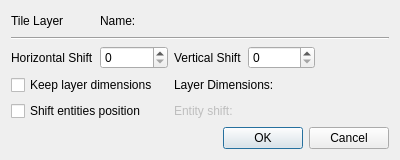
<?xml version="1.0" encoding="UTF-8"?>
<ui version="4.0">
 <class>SceneLayerShift</class>
 <widget class="QDialog" name="SceneLayerShift">
  <property name="geometry">
   <rect>
    <x>0</x>
    <y>0</y>
    <width>400</width>
    <height>160</height>
   </rect>
  </property>
  <property name="windowTitle">
   <string>Dialog</string>
  </property>
  <layout class="QGridLayout" name="gridLayout">
   <item row="5" column="2" colspan="3">
    <widget class="QLabel" name="entShift">
     <property name="enabled">
      <bool>false</bool>
     </property>
     <property name="text">
      <string>Entity shift:</string>
     </property>
    </widget>
   </item>
   <item row="1" column="0" colspan="5">
    <widget class="Line" name="VeryUsefulLine">
     <property name="orientation">
      <enum>Qt::Horizontal</enum>
     </property>
    </widget>
   </item>
   <item row="5" column="0" colspan="2">
    <widget class="QCheckBox" name="shiftEntBtn">
     <property name="text">
      <string>Shift entities position</string>
     </property>
    </widget>
   </item>
   <item row="4" column="0" colspan="2">
    <widget class="QCheckBox" name="keepDimensionsBtn">
     <property name="text">
      <string>Keep layer dimensions</string>
     </property>
    </widget>
   </item>
   <item row="6" column="0" colspan="5">
    <widget class="QDialogButtonBox" name="AcceptCancel">
     <property name="orientation">
      <enum>Qt::Horizontal</enum>
     </property>
     <property name="standardButtons">
      <set>QDialogButtonBox::Cancel|QDialogButtonBox::Ok</set>
     </property>
    </widget>
   </item>
   <item row="2" column="3">
    <widget class="QSpinBox" name="shiftY"/>
   </item>
   <item row="2" column="2">
    <widget class="QLabel" name="vShiftLabel">
     <property name="text">
      <string>Vertical Shift</string>
     </property>
    </widget>
   </item>
   <item row="0" column="0">
    <widget class="QLabel" name="layerTypeLabel">
     <property name="text">
      <string>Tile Layer</string>
     </property>
    </widget>
   </item>
   <item row="2" column="1">
    <widget class="QSpinBox" name="shiftX"/>
   </item>
   <item row="2" column="0">
    <widget class="QLabel" name="hShiftLabel">
     <property name="text">
      <string>Horizontal Shift</string>
     </property>
    </widget>
   </item>
   <item row="4" column="2" colspan="3">
    <widget class="QLabel" name="layerDimension">
     <property name="text">
      <string>Layer Dimensions:</string>
     </property>
    </widget>
   </item>
   <item row="0" column="1" colspan="3">
    <widget class="QLabel" name="layerName">
     <property name="text">
      <string>Name:</string>
     </property>
    </widget>
   </item>
  </layout>
 </widget>
 <resources/>
 <connections>
  <connection>
   <sender>AcceptCancel</sender>
   <signal>accepted()</signal>
   <receiver>SceneLayerShift</receiver>
   <slot>accept()</slot>
   <hints>
    <hint type="sourcelabel">
     <x>248</x>
     <y>254</y>
    </hint>
    <hint type="destinationlabel">
     <x>157</x>
     <y>274</y>
    </hint>
   </hints>
  </connection>
  <connection>
   <sender>AcceptCancel</sender>
   <signal>rejected()</signal>
   <receiver>SceneLayerShift</receiver>
   <slot>reject()</slot>
   <hints>
    <hint type="sourcelabel">
     <x>316</x>
     <y>260</y>
    </hint>
    <hint type="destinationlabel">
     <x>286</x>
     <y>274</y>
    </hint>
   </hints>
  </connection>
 </connections>
</ui>
